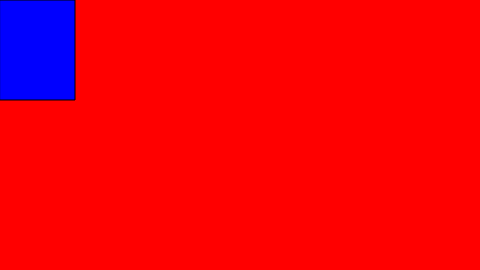
Frame 1 (no input)
Frame 60 (no input): identical to frame 1, image omitted
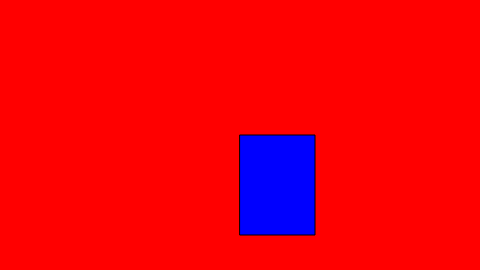
Frame 120 (the mouse pressed at the canvas centre since frame 60)

The p5.js sketch that drew these frames (run headless with seeded random() and noise() and a simulated clock; from frame 60 on, the mouse is pressed at the canvas centre):

// p5.js sketch
// ── sketch.js
// Learning Processing
// Daniel Shiffman
// http://www.learningprocessing.com

// Example 1-1: stroke and fill

function setup() {
  createCanvas(480, 270);
  stroke(0);
  fill(0,0,255);
}

function draw() {
  background(255,0,0);
  rect(mouseX,mouseY,75,100);
}
